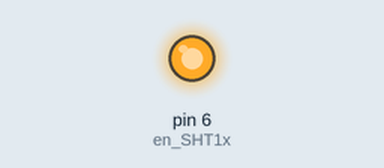
Bench run of a program on a simulated MicroPython board. Shown: output pins drawn as LEDs (lit = HIGH). The clock reads 2024-03-15 10:24:30 at power-on unless the program sets it; pins used as bus, display or sensor lines are not drawn; what the program prints to the serial console is not drawn.

Above: at 0.1 s.
At 1.1 s:
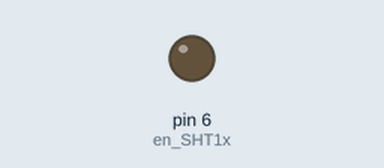
Timing chart, 0 to 3.4 s (numbered marks = the images above):
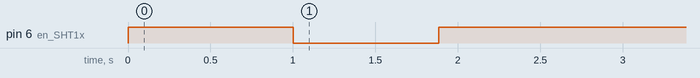

Measured:
- by itself, pin 6 (en_SHT1x): LOW → HIGH at 0.00 s, → LOW 1.0 s later, → HIGH 0.88 s later

The program:

SH11x_T_H_sensor.py
```python
import time
from machine import Pin, RTC


ON = True
OFF = False
HIGH = 1
LOW = 0

#  Power to SHT1x, active Low, via MOSFET
en_SHT1x = Pin(6, Pin.OUT)
#  SCLK clock pin to SHT1x
SCLK = Pin(8, Pin.OUT)
# DATA pin to SHT1x
DATA = Pin(7, Pin.OPEN_DRAIN)
rtc = RTC()

def init_SHT1x_interface():
    # Initialise the pins
    en_SHT1x.value(1)
    SCLK.low()
    DATA.high()
    time.sleep(1)

def SHT1x_power(status):
    if status:
        # Power OFF SHT1x via MOSFET
        en_SHT1x.low()
    else:
        # Power ON SHT1x via MOSFET
        en_SHT1x.high()
    time.sleep_ms(20)


def SHT1x_soft_reset():
    """  """
    # 3 address bits, 5 command bits
    command = 0b000_11110
    send_command_ackn(command)
    time.sleep_ms(20)


def transmission_start():
    """Transmission Start Sequence for SHT1x"""
    SCLK.high()
    time.sleep_us(100)
    DATA.low()
    time.sleep_us(50)
    SCLK.low()
    time.sleep_us(100)
    SCLK.high()
    time.sleep_us(100)
    DATA.high()
    time.sleep_us(50)
    SCLK.high()
    time.sleep_us(100)


def send_command_ackn(command):
    """ Bit-bang the command, msb first; wait for acknowlegement"""
    mask = 0b1000_0000
    for idx in range(8):
        SCLK.low()
        time.sleep_us(100)
        DATA.value((mask >> idx) & command)
        time.sleep_us(50)
        SCLK.high()
        time.sleep_us(100)
    # Release data line
    DATA.value(1)
    # Clock pulse for ACK
    for i in range(3):
        SCLK.value(i & 0b1)
        time.sleep_us(100)


def measure_temperature():
    # 3 address bits, 5 command bits
    command = 0b0000_0011
    send_command_ackn(command)


def measure_humidity():
    # 3 address bits, 5 command bits
    command = 0b000_00101
    send_command_ackn(command)


def read_data():
    data = 0x0000
    for idx in range(16, 8, -1):
        SCLK.high()
        time.sleep_us(100)
        data <<= 1
        data |= DATA.value()
        SCLK.low()
        time.sleep_us(100)

    # Clock pulse for ACK
    for i in range(1, 3):
        SCLK.value(i & 0b1)
        time.sleep_us(100)

    for idx in range(7, -1, -1):
        SCLK.high()
        time.sleep_us(100)
        data <<= 1
        data |= DATA.value()
        SCLK.low()
        time.sleep_us(100)
    # Clock pulse for ACK
    for i in range(1, 3):
        SCLK.value(i & 0b1)
        time.sleep_us(100)

    return data

def read_crc():
    crc = 0b0
    for idx in range(8):
        SCLK.value(1)
        time.sleep_us(100)
        crc <<= 1
        crc |= DATA.value()
        SCLK.value(0)
        time.sleep_us(100)
    # Clock pulse for ACK
    for i in range(1, 3):
        SCLK.value(i & 0b1)
        time.sleep_us(100)

    return crc


init_SHT1x_interface()

SHT1x_power(ON)
transmission_start()
SHT1x_soft_reset()

for n in range(240):

    transmission_start()
    measure_temperature()
    for i in range(200):
        time.sleep_ms(2)
        if DATA.value() == 0:
            break

    T_readout = read_data()
    temperature = -39.67 + (0.01 * T_readout)
    time.sleep_ms(10)

    transmission_start()
    measure_humidity()
    for i in range(200):
        time.sleep_ms(2)
        if DATA.value() == 0:
            break

    H_readout = read_data()
    humidity = -2.0468 + (0.0367 * H_readout) + (-1.5955e-6 * (H_readout**2))
    true_humidity = (temperature - 25) * (0.01 + (0.00008 * humidity)) + humidity

    print(f"{rtc.datetime()}; {temperature}; {humidity}")
    print(f"{rtc.datetime()}; {T_readout}; {H_readout}")
    SHT1x_power(OFF)
    time.sleep(30)
```
